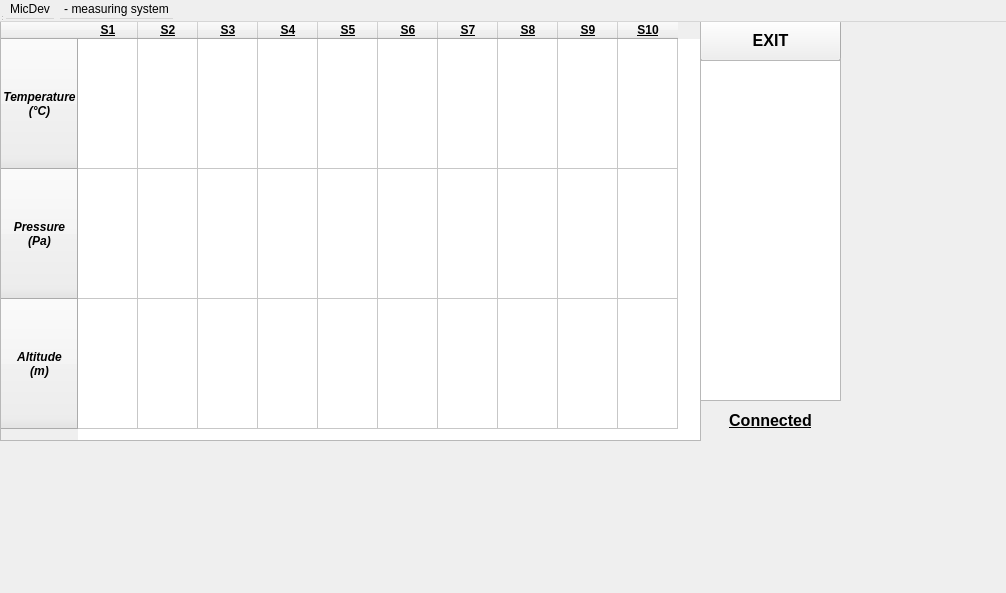
<?xml version="1.0" encoding="UTF-8"?>
<ui version="4.0">
 <class>Widget</class>
 <widget class="QWidget" name="QWidget">
  <property name="geometry">
   <rect>
    <x>0</x>
    <y>0</y>
    <width>1006</width>
    <height>593</height>
   </rect>
  </property>
  <property name="windowTitle">
   <string>MainWindow</string>
  </property>
  <widget class="QWidget" name="centralWidget">
   <widget class="QFrame" name="Buttons_Frame">
    <property name="geometry">
     <rect>
      <x>700</x>
      <y>20</y>
      <width>141</width>
      <height>421</height>
     </rect>
    </property>
    <property name="frameShape">
     <enum>QFrame::StyledPanel</enum>
    </property>
    <property name="frameShadow">
     <enum>QFrame::Raised</enum>
    </property>
    <widget class="QPushButton" name="Exit_Button">
     <property name="geometry">
      <rect>
       <x>0</x>
       <y>0</y>
       <width>141</width>
       <height>41</height>
      </rect>
     </property>
     <property name="font">
      <font>
       <pointsize>12</pointsize>
       <weight>75</weight>
       <bold>true</bold>
      </font>
     </property>
     <property name="autoFillBackground">
      <bool>false</bool>
     </property>
     <property name="text">
      <string>EXIT</string>
     </property>
    </widget>
    <widget class="QLabel" name="Connection_Label">
     <property name="geometry">
      <rect>
       <x>0</x>
       <y>380</y>
       <width>141</width>
       <height>41</height>
      </rect>
     </property>
     <property name="autoFillBackground">
      <bool>true</bool>
     </property>
     <property name="text">
      <string>&lt;html&gt;&lt;head/&gt;&lt;body&gt;&lt;p align=&quot;center&quot;&gt;&lt;span style=&quot; font-size:12pt; font-weight:600; text-decoration: underline;&quot;&gt;Connected&lt;/span&gt;&lt;/p&gt;&lt;/body&gt;&lt;/html&gt;</string>
     </property>
     <property name="alignment">
      <set>Qt::AlignCenter</set>
     </property>
    </widget>
    <widget class="QListWidget" name="Sensor_List">
     <property name="geometry">
      <rect>
       <x>0</x>
       <y>40</y>
       <width>141</width>
       <height>341</height>
      </rect>
     </property>
    </widget>
   </widget>
   <widget class="QTableWidget" name="Sensor_Table">
    <property name="geometry">
     <rect>
      <x>0</x>
      <y>20</y>
      <width>701</width>
      <height>421</height>
     </rect>
    </property>
    <attribute name="horizontalHeaderDefaultSectionSize">
     <number>60</number>
    </attribute>
    <attribute name="verticalHeaderDefaultSectionSize">
     <number>130</number>
    </attribute>
    <row>
     <property name="text">
      <string>Temperature
(°C)</string>
     </property>
     <property name="font">
      <font>
       <weight>75</weight>
       <italic>true</italic>
       <bold>true</bold>
       <underline>false</underline>
       <strikeout>false</strikeout>
       <kerning>true</kerning>
      </font>
     </property>
     <property name="textAlignment">
      <set>AlignCenter</set>
     </property>
     <property name="background">
      <color>
       <red>204</red>
       <green>0</green>
       <blue>0</blue>
      </color>
     </property>
    </row>
    <row>
     <property name="text">
      <string>Pressure
(Pa)</string>
     </property>
     <property name="font">
      <font>
       <weight>75</weight>
       <italic>true</italic>
       <bold>true</bold>
       <underline>false</underline>
      </font>
     </property>
     <property name="textAlignment">
      <set>AlignCenter</set>
     </property>
     <property name="background">
      <color>
       <red>204</red>
       <green>0</green>
       <blue>0</blue>
      </color>
     </property>
    </row>
    <row>
     <property name="text">
      <string>Altitude
(m)</string>
     </property>
     <property name="font">
      <font>
       <weight>75</weight>
       <italic>true</italic>
       <bold>true</bold>
       <underline>false</underline>
      </font>
     </property>
     <property name="textAlignment">
      <set>AlignCenter</set>
     </property>
     <property name="background">
      <color>
       <red>204</red>
       <green>0</green>
       <blue>0</blue>
      </color>
     </property>
    </row>
    <column>
     <property name="text">
      <string>S1</string>
     </property>
     <property name="font">
      <font>
       <weight>75</weight>
       <bold>true</bold>
       <underline>true</underline>
      </font>
     </property>
     <property name="background">
      <color>
       <red>52</red>
       <green>101</green>
       <blue>164</blue>
      </color>
     </property>
    </column>
    <column>
     <property name="text">
      <string>S2</string>
     </property>
     <property name="font">
      <font>
       <weight>75</weight>
       <bold>true</bold>
       <underline>true</underline>
      </font>
     </property>
     <property name="background">
      <color>
       <red>52</red>
       <green>101</green>
       <blue>164</blue>
      </color>
     </property>
    </column>
    <column>
     <property name="text">
      <string>S3</string>
     </property>
     <property name="font">
      <font>
       <weight>75</weight>
       <bold>true</bold>
       <underline>true</underline>
      </font>
     </property>
     <property name="background">
      <color>
       <red>52</red>
       <green>101</green>
       <blue>164</blue>
      </color>
     </property>
    </column>
    <column>
     <property name="text">
      <string>S4</string>
     </property>
     <property name="font">
      <font>
       <weight>75</weight>
       <bold>true</bold>
       <underline>true</underline>
      </font>
     </property>
     <property name="background">
      <color>
       <red>52</red>
       <green>101</green>
       <blue>164</blue>
      </color>
     </property>
    </column>
    <column>
     <property name="text">
      <string>S5</string>
     </property>
     <property name="font">
      <font>
       <weight>75</weight>
       <bold>true</bold>
       <underline>true</underline>
      </font>
     </property>
     <property name="background">
      <color>
       <red>52</red>
       <green>101</green>
       <blue>164</blue>
      </color>
     </property>
    </column>
    <column>
     <property name="text">
      <string>S6</string>
     </property>
     <property name="font">
      <font>
       <weight>75</weight>
       <bold>true</bold>
       <underline>true</underline>
      </font>
     </property>
     <property name="background">
      <color>
       <red>52</red>
       <green>101</green>
       <blue>164</blue>
      </color>
     </property>
    </column>
    <column>
     <property name="text">
      <string>S7</string>
     </property>
     <property name="font">
      <font>
       <weight>75</weight>
       <bold>true</bold>
       <underline>true</underline>
      </font>
     </property>
     <property name="background">
      <color>
       <red>52</red>
       <green>101</green>
       <blue>164</blue>
      </color>
     </property>
    </column>
    <column>
     <property name="text">
      <string>S8</string>
     </property>
     <property name="font">
      <font>
       <weight>75</weight>
       <bold>true</bold>
       <underline>true</underline>
      </font>
     </property>
     <property name="background">
      <color>
       <red>52</red>
       <green>101</green>
       <blue>164</blue>
      </color>
     </property>
    </column>
    <column>
     <property name="text">
      <string>S9</string>
     </property>
     <property name="font">
      <font>
       <weight>75</weight>
       <bold>true</bold>
       <underline>true</underline>
      </font>
     </property>
     <property name="background">
      <color>
       <red>52</red>
       <green>101</green>
       <blue>164</blue>
      </color>
     </property>
    </column>
    <column>
     <property name="text">
      <string>S10</string>
     </property>
     <property name="font">
      <font>
       <weight>75</weight>
       <bold>true</bold>
       <underline>true</underline>
      </font>
     </property>
     <property name="background">
      <color>
       <red>52</red>
       <green>101</green>
       <blue>164</blue>
      </color>
     </property>
    </column>
    <item row="0" column="0">
     <property name="text">
      <string/>
     </property>
     <property name="textAlignment">
      <set>AlignCenter</set>
     </property>
    </item>
    <item row="0" column="1">
     <property name="text">
      <string/>
     </property>
     <property name="textAlignment">
      <set>AlignCenter</set>
     </property>
    </item>
    <item row="0" column="2">
     <property name="text">
      <string/>
     </property>
     <property name="textAlignment">
      <set>AlignCenter</set>
     </property>
    </item>
    <item row="0" column="3">
     <property name="text">
      <string/>
     </property>
     <property name="textAlignment">
      <set>AlignCenter</set>
     </property>
    </item>
    <item row="0" column="4">
     <property name="text">
      <string/>
     </property>
     <property name="textAlignment">
      <set>AlignCenter</set>
     </property>
    </item>
    <item row="0" column="5">
     <property name="text">
      <string/>
     </property>
     <property name="textAlignment">
      <set>AlignCenter</set>
     </property>
    </item>
    <item row="0" column="6">
     <property name="text">
      <string/>
     </property>
     <property name="textAlignment">
      <set>AlignCenter</set>
     </property>
    </item>
    <item row="0" column="7">
     <property name="text">
      <string/>
     </property>
     <property name="textAlignment">
      <set>AlignCenter</set>
     </property>
    </item>
    <item row="0" column="8">
     <property name="text">
      <string/>
     </property>
     <property name="textAlignment">
      <set>AlignCenter</set>
     </property>
    </item>
    <item row="0" column="9">
     <property name="text">
      <string/>
     </property>
     <property name="textAlignment">
      <set>AlignCenter</set>
     </property>
    </item>
    <item row="1" column="0">
     <property name="text">
      <string/>
     </property>
     <property name="textAlignment">
      <set>AlignCenter</set>
     </property>
    </item>
    <item row="1" column="1">
     <property name="text">
      <string/>
     </property>
     <property name="textAlignment">
      <set>AlignCenter</set>
     </property>
    </item>
    <item row="1" column="2">
     <property name="text">
      <string/>
     </property>
     <property name="textAlignment">
      <set>AlignCenter</set>
     </property>
    </item>
    <item row="1" column="3">
     <property name="text">
      <string/>
     </property>
     <property name="textAlignment">
      <set>AlignCenter</set>
     </property>
    </item>
    <item row="1" column="4">
     <property name="text">
      <string/>
     </property>
     <property name="textAlignment">
      <set>AlignCenter</set>
     </property>
    </item>
    <item row="1" column="5">
     <property name="text">
      <string/>
     </property>
     <property name="textAlignment">
      <set>AlignCenter</set>
     </property>
    </item>
    <item row="1" column="6">
     <property name="text">
      <string/>
     </property>
     <property name="textAlignment">
      <set>AlignCenter</set>
     </property>
    </item>
    <item row="1" column="7">
     <property name="text">
      <string/>
     </property>
     <property name="textAlignment">
      <set>AlignCenter</set>
     </property>
    </item>
    <item row="1" column="8">
     <property name="text">
      <string/>
     </property>
     <property name="textAlignment">
      <set>AlignCenter</set>
     </property>
    </item>
    <item row="1" column="9">
     <property name="text">
      <string/>
     </property>
     <property name="textAlignment">
      <set>AlignCenter</set>
     </property>
    </item>
    <item row="2" column="0">
     <property name="text">
      <string/>
     </property>
     <property name="textAlignment">
      <set>AlignCenter</set>
     </property>
    </item>
    <item row="2" column="1">
     <property name="text">
      <string/>
     </property>
     <property name="textAlignment">
      <set>AlignCenter</set>
     </property>
    </item>
    <item row="2" column="2">
     <property name="text">
      <string/>
     </property>
     <property name="textAlignment">
      <set>AlignCenter</set>
     </property>
    </item>
    <item row="2" column="3">
     <property name="text">
      <string/>
     </property>
     <property name="textAlignment">
      <set>AlignCenter</set>
     </property>
    </item>
    <item row="2" column="4">
     <property name="text">
      <string/>
     </property>
     <property name="textAlignment">
      <set>AlignCenter</set>
     </property>
    </item>
    <item row="2" column="5">
     <property name="text">
      <string/>
     </property>
     <property name="textAlignment">
      <set>AlignCenter</set>
     </property>
    </item>
    <item row="2" column="6">
     <property name="text">
      <string/>
     </property>
     <property name="textAlignment">
      <set>AlignCenter</set>
     </property>
    </item>
    <item row="2" column="7">
     <property name="text">
      <string/>
     </property>
     <property name="textAlignment">
      <set>AlignCenter</set>
     </property>
    </item>
    <item row="2" column="8">
     <property name="text">
      <string/>
     </property>
     <property name="textAlignment">
      <set>AlignCenter</set>
     </property>
    </item>
    <item row="2" column="9">
     <property name="text">
      <string/>
     </property>
     <property name="textAlignment">
      <set>AlignCenter</set>
     </property>
    </item>
   </widget>
  </widget>
  <widget class="QMenuBar" name="menuBar">
   <property name="geometry">
    <rect>
     <x>0</x>
     <y>0</y>
     <width>1006</width>
     <height>22</height>
    </rect>
   </property>
   <widget class="QMenu" name="menuMicDev">
    <property name="title">
     <string>MicDev</string>
    </property>
   </widget>
   <widget class="QMenu" name="menu_analysing_system">
    <property name="title">
     <string>- measuring system</string>
    </property>
    <addaction name="separator"/>
    <addaction name="separator"/>
   </widget>
   <addaction name="menuMicDev"/>
   <addaction name="menu_analysing_system"/>
  </widget>
  <widget class="QToolBar" name="mainToolBar">
   <attribute name="toolBarArea">
    <enum>TopToolBarArea</enum>
   </attribute>
   <attribute name="toolBarBreak">
    <bool>false</bool>
   </attribute>
  </widget>
  <widget class="QStatusBar" name="statusBar"/>
 </widget>
 <layoutdefault spacing="6" margin="11"/>
 <resources/>
 <connections/>
</ui>
